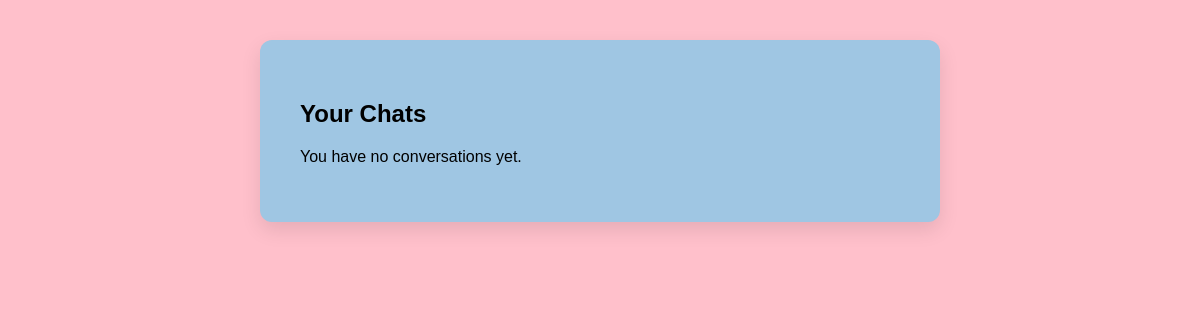
The page /chats/ (signed in) on the database as committed earlier.
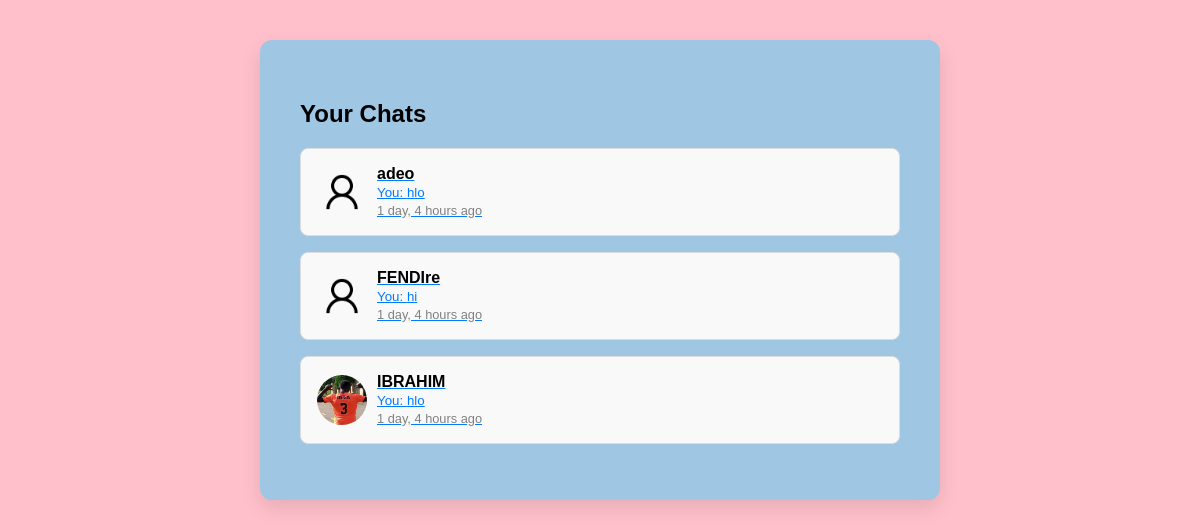
The same page on the database as committed later.
### match/models.py (models this page shows, shortened)
class CustomUser(AbstractUser):
    COLLEGE_CHOICES = [
        ('COCIS', 'COCIS'),
        ('CEDAT', 'CEDAT'),
        ('CHUSS', 'CHUSS'),
    ]
    INTEREST_CHOICES = [
        ('Music', 'Music'),
        ('Sports', 'Sports'),
        ('Gaming', 'Gaming'),
        ('Movies', 'Movies'),
        ('Tech', 'Tech'),
    ]
    bio = models.TextField(blank=True)
    profile_pic = models.ImageField(upload_to='profile_pics/', null=True, blank=True)
    interests = models.TextField()  # Comma-separated list of interests
    age = models.PositiveIntegerField(null=True)
    location = models.CharField(max_length=255)
    college = models.CharField(max_length=10, choices=COLLEGE_CHOICES, null=True, blank=True)
    interests = models.ManyToManyField(Interest, blank=True)
    email_verified = models.BooleanField(default=False)
    verification_code = models.CharField(max_length=6, blank=True, null=True)

class Message(models.Model):
    sender = models.ForeignKey(
        settings.AUTH_USER_MODEL,
        on_delete=models.CASCADE,
        related_name='sent_messages'
    )
    receiver = models.ForeignKey(
        settings.AUTH_USER_MODEL,
        on_delete=models.CASCADE,
        related_name='received_messages'
    )
    content = models.TextField()
    timestamp = models.DateTimeField(auto_now_add=True)
    is_read = models.BooleanField(default=False)

### match/views.py (the view)
# urls.py: path('chats/', views.chat_list, name='chat_list'),
@login_required
def chat_list(request):
    messages = Message.objects.filter(Q(sender=request.user) | Q(receiver=request.user))
    conversation_data = {}
    for msg in messages.order_by('-timestamp'):
        other_user = msg.receiver if msg.sender == request.user else msg.sender
        if other_user not in conversation_data:
            conversation_data[other_user] = msg  # Save the latest message per user
    return render(request, 'chat_list.html', {'conversations': conversation_data})

### match/templates/chat_list.html (shortened to what this page needs)
{% load static humanize %}
<!DOCTYPE html>
<html lang="en">
<head>
    <link rel="stylesheet" href="{% static 'styles.css' %}">
</head>
<body>
<div class="container mt-5">
    <div class="custom-card text-center">
        <h2 class="mb-4">Your Chats</h2>
        {% if conversations %}
            <ul class="chat-list">
                {% for user, message in conversations.items %}
                    <li class="chat-preview" style="display: flex; align-items: center; gap: 10px;">
                        {% if user.profile_pic %}
                            <img src="{{ user.profile_pic.url }}" alt="Profile Picture" width="50" height="50" style="border-radius: 50%;" onclick="showImageModal('{{ user.profile_pic.url }}')">
                        {% else %}
                            <img src="{% static 'images/default-avatar.png' %}" alt="Default Profile" width="50" height="50" style="border-radius: 50%;" onclick="showImageModal('{% static 'images/default-avatar.png' %}')">
                        {% endif %}
                        <div style="text-align: left;">
                            <a href="{% url 'chat' user.username %}">
                                <strong class="username">{{ user.username }}</strong><br>
                                <small>
                                    {% if message.sender == request.user %}
                                        You:
                                    {% endif %}
                                    {{ message.content|truncatewords:10 }}
                                </small><br>
                                <span class="timestamp">{{ message.timestamp|naturaltime }}</span>
                            </a>
                        </div>
                    </li>
                {% endfor %}
            </ul>
        {% else %}
            <p>You have no conversations yet.</p>
        {% endif %}
    </div>
</div>
</body>
</html>

Rows that differ between the two databases and show on the page:
now on this page (row edited): CustomUser: username "adeo", content "hlo", timestamp "1 day, 4 hours ago"
now on this page (row unchanged): CustomUser: username "FENDIre", content "hi", timestamp "1 day, 4 hours ago"
now on this page (row edited): CustomUser: profile_pic (picture), username "IBRAHIM", content "hlo", timestamp "1 day, 4 hours ago"
Other text that changed with them:
text no longer shown: "You have no conversations yet."
